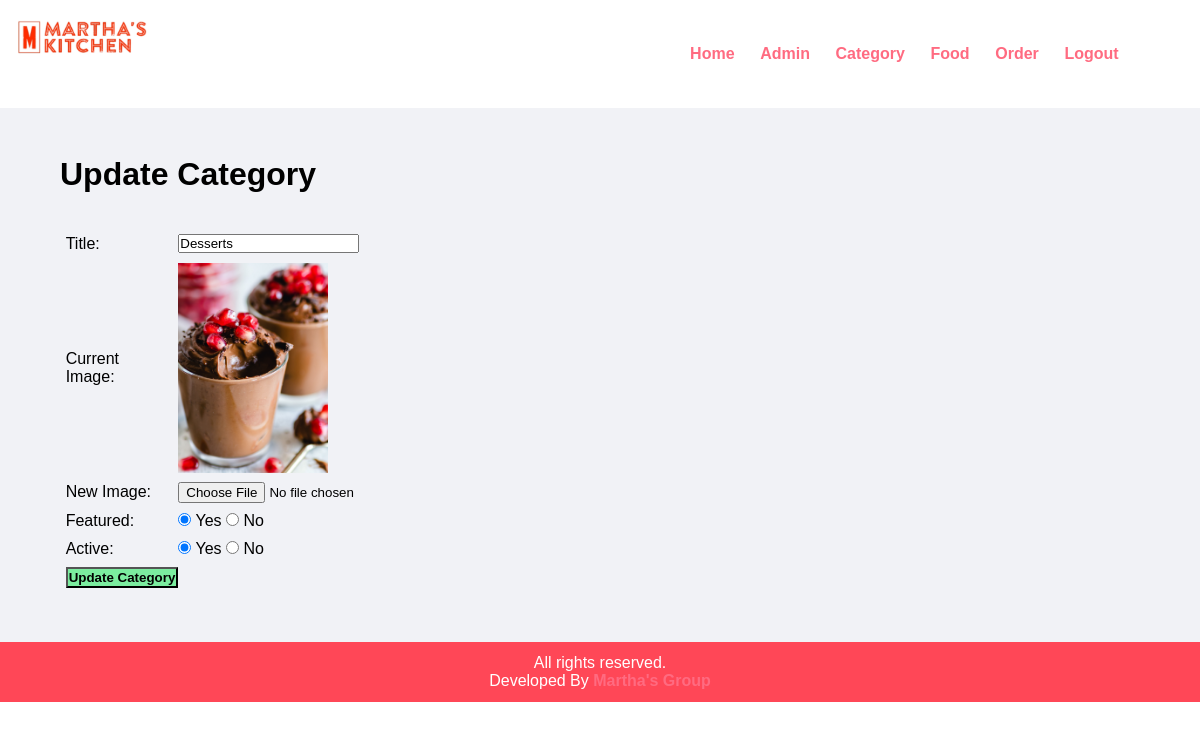
The app's page /FRONT/admin/update-category.php?id=2 (signed in) with its own data.
### tables this page shows
CREATE TABLE `tbl_category` (
  `id` int(11) UNSIGNED NOT NULL,
  `category` varchar(30) NOT NULL,
  `image_name` varchar(50) NOT NULL,
  `featured` varchar(10) NOT NULL,
  `active` varchar(10) NOT NULL
);

### FRONT/admin/update-category.php (the view, shortened to what this page needs)
<?php include('subfiles/header.php'); ?>
<div class="main-content">
    <div class="wrapper">
        <h1>Update Category</h1>
        <br><br>
        <?php
            if(isset($_GET['id']))
            {
                $id = $_GET['id'];
                $sql = "SELECT * FROM tbl_category WHERE id=$id";
                $res = mysqli_query($conn, $sql);
                $count = mysqli_num_rows($res);
                if($count==1)
                {
                    $row = mysqli_fetch_assoc($res);
                    $category = $row['category'];
                    $current_image = $row['image_name'];
                    $featured = $row['featured'];
                    $active = $row['active'];
                }
                else
                {
                    $_SESSION['no-category-found'] = "<div class='error'>Category not Found.</div>";
                    header('location:'.SITEURL.'admin/manage-category.php');
                }
            }
            else
            {
                header('location:'.SITEURL.'admin/manage-category.php');
            }
        ?>
        <form action="" method="POST" enctype="multipart/form-data">
            <table class="tbl-30">
                <tr>
                    <td>Title: </td>
                    <td>
                        <input type="text" name="category" value="<?php echo $category; ?>">
                    </td>
                </tr>
                <tr>
                    <td>Current Image: </td>
                    <td>
                        <?php
                            if($current_image != "")
                            {
                                ?>
                                <img src="<?php echo SITEURL; ?>./subfiles/images/<?php echo $current_image; ?>" width="150px">
                                <?php
                            }
                            else
                            {
                                echo "<div class='error'>Image Not Added.</div>";
                            }
                        ?>
                    </td>
                </tr>
                <tr>
                    <td>New Image: </td>
                    <td>
                        <input type="file" name="image">
                    </td>
                </tr>
                <tr>
                    <td>Featured: </td>
                    <td>
                        <input <?php if($featured=="Yes"){echo "checked";} ?> type="radio" name="featured" value="Yes"> Yes
                        <input <?php if($featured=="No"){echo "checked";} ?> type="radio" name="featured" value="No"> No
                    </td>
                </tr>
                <tr>
                    <td>Active: </td>
                    <td>
                        <input <?php if($active=="Yes"){echo "checked";} ?> type="radio" name="active" value="Yes"> Yes
                        <input <?php if($active=="No"){echo "checked";} ?> type="radio" name="active" value="No"> No
                    </td>
                </tr>
                <tr>
                    <td>
                        <input type="submit" name="submit" value="Update Category" class="btn-secondary">
                    </td>
                </tr>
            </table>
        </form>
    </div>
</div>
<?php include('subfiles/footer.php'); ?>

### FRONT/admin/subfiles/admin.css (style rules this page uses)
* { margin: 0; padding: 0; font-family: Arial, Helvetica, sans-serif; }
.main-content { background-color: #f1f2f6; padding: 3% 0; }
.wrapper { padding: 1%; width: 90%; margin: 0 auto; }
.tbl-30 { width: 30%; }
table tr td { padding: 1%; }
.btn-secondary { background-color: #7bed9f; padding: 1%; color: black; text-decoration: none; font-weight: bold; }

### records on screen
tbl_category: category "Desserts", image_name (picture), featured "☑", active "☑"
